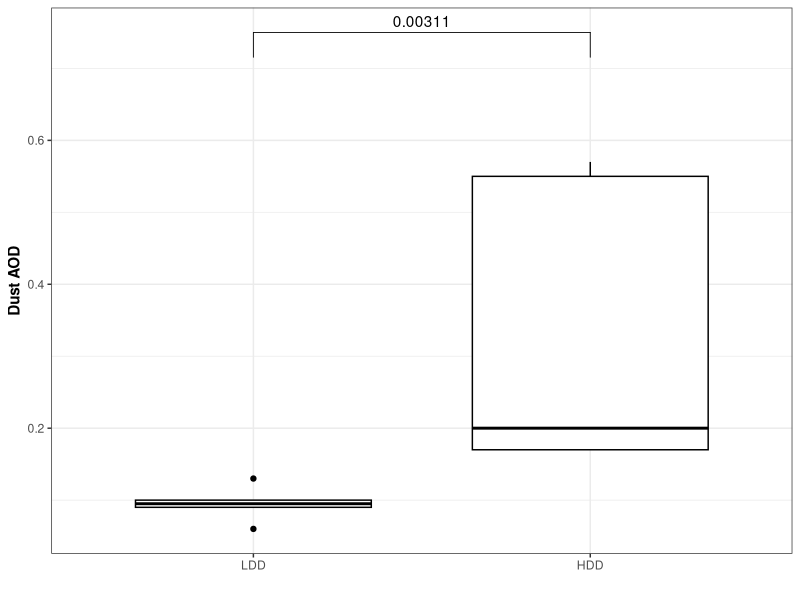

Write the R code that produced this figure. (Note: this script raises an error after producing the figure.)
## ---- chunk 1
library(tidyverse)
library(here)
library(ggpubr)
library(rstatix)
## ---- chunk 2
here<- here::here
rename<- dplyr::rename
select<- dplyr::select
#group_by<- dplyr::group_by
## ---- chunk 3
d1<- read_csv(here("data", "processed_data", "tx_master.csv"))
dust<- read_csv(here("data", "processed_data", "dust", "dust_master.csv"))
## ---- chunk 4
d1<-
  d1 %>%
  filter(date %in% c(as.Date("2022-07-07"):as.Date("2022-07-19")),
         hr_cst %in% "01",
         !date %in% as.Date('2022-07-10')) %>%
  rename("Site" = "site")
## ---- chunk 5
dust<-
  dust %>%
  filter(between(date, as.Date('2022-07-07'), as.Date('2022-07-19'))) %>%
  mutate(dust = case_when(date <= as.Date('2022-07-12') ~ "LDD",
                          date > as.Date('2022-07-12') ~ "HDD"))
## ---- chunk 6
bac<-
  d1 %>%
  select(date, Site, tot_bacteria) %>%
  mutate(
         tot_bacteria = log10(tot_bacteria)) %>%
  mutate(dust = case_when(date <= as.Date('2022-07-12') ~ "LDD",
                          date > as.Date('2022-07-12') ~ "HDD")) %>%
  select(!date) 
## ---- chunk 7
vib<-
  d1 %>%
  select(date, Site, copies_mL) %>%
  mutate(dust = case_when(date <= as.Date('2022-07-12') ~ "LDD",
                          date > as.Date('2022-07-12') ~ "HDD")) %>%
  select(!date) 
## ---- chunk 8
spp<-
  d1 %>%
  select(date, Site, Vc,Vv) %>%
  mutate(dust= case_when(date <= as.Date('2022-07-12') ~ "LDD",
                          date > as.Date('2022-07-12') ~ "HDD")) %>%
  filter(Site %in% "Blind Oso") %>%
  select(!date) 
## ---- chunk 9
cbbPalette <- c("#DDAA33", "#BB5566", "#004488" )
## ---- chunk 10
bxp <- ggboxplot(
  dust, x = "dust", y = "t7sum", 
  palette =cbbPalette)

pwc <-dust %>%
 # group_by(Site) %>%
  wilcox_test(t7sum~ dust, p.adjust.method = "bonferroni")

pwc <- pwc %>% add_xy_position(x = "dust") 

bxp +
  stat_pvalue_manual(
    pwc, 
   # step.group.by = "Site",
    tip.length = 0.05, step.increase = 0.1,
    hide.ns= TRUE,
    y.position = 0.75) +
  
  labs(y = "Dust AOD",
       x = "")+
  theme_bw()+
  theme(legend.position = "none",
        axis.title.y = element_text(face = "bold"))
## ---- chunk 11
bxp <- ggboxplot(
  bac, x = "dust", y = "tot_bacteria", 
  color = "Site", palette =cbbPalette)

pwc <-bac %>%
  group_by(Site) %>%
  wilcox_test(tot_bacteria ~ dust, p.adjust.method = "bonferroni")

pwc <- pwc %>% add_xy_position(x = "dust", group = "Site") 

bxp +
  stat_pvalue_manual(
    pwc, 
    color = "Site", 
    step.group.by = "Site",
    tip.length = 0.05, step.increase = 0.1,
    y.position = 7.8,
    hide.ns= TRUE) +
  
  labs(y = "Total Bacteria (log(copies/mL))",
       x = "")+
  theme_bw()+
  theme(legend.position = "none",
        axis.title.y = element_text(face = "bold"))

## ---- chunk 12
bxp <- ggboxplot(
  vib, x = "dust", y = "copies_mL", 
  color = "Site", palette =cbbPalette)

pwc <- vib %>%
  group_by(Site) %>%
  t_test(copies_mL ~ dust, p.adjust.method = "bonferroni")

pwc <- pwc %>% add_xy_position(x = "dust", group = "Site") 

bxp +
  stat_pvalue_manual(
    pwc, 
    color = "Site", 
    step.group.by = "Site",
    tip.length = 0.05, step.increase = 0.1,
    y.position = c(24000,40000),
    hide.ns= TRUE) +
  
  labs(y = "Total Vibrio (copies/mL)",
       x = "")+
  theme_bw()+
  theme(legend.position = "none",
        axis.title.y = element_text(face = "bold"))
## ---- chunk 13
stat.test <- spp %>%
  #group_by(dust) %>%
  wilcox_test(Vc ~ dust) %>%
  adjust_pvalue(method = "bonferroni") %>%
  add_significance("p.adj")
stat.test

# Create a box plot
bxp <- ggboxplot(
  spp, x = "dust", y = "Vc", 
   color = "#DDAA33")

# Add p-values onto the box plots
stat.test <- stat.test %>%
  add_xy_position(x = "dust", dodge = 0.8)
bxp + stat_pvalue_manual(
  stat.test,  label = "p", tip.length = 0.05
  )

# Add 10% spaces between the p-value labels and the plot border
bxp + stat_pvalue_manual(
  stat.test,  label = "p", tip.length = 0.05,
  y.position = 230, color = "#DDAA33"
  ) +
  scale_y_continuous(expand = expansion(mult = c(0, 0.1)))+
  
  labs(y = "V. cholerae (copies/mL)",
       x = "")+
  theme_bw()+
  theme(legend.position = "none",
        axis.title.y = element_text(face = "bold"))
## ---- chunk 14
stat.test <- spp %>%
  #group_by(dust) %>%
  wilcox_test(Vv ~ dust) %>%
  adjust_pvalue(method = "bonferroni") %>%
  add_significance("p.adj")
stat.test

# Create a box plot
bxp <- ggboxplot(
  spp, x = "dust", y = "Vv", 
   color = "#DDAA33")

# Add p-values onto the box plots
stat.test <- stat.test %>%
  add_xy_position(x = "dust", dodge = 0.8)
bxp + stat_pvalue_manual(
  stat.test,  label = "p", tip.length = 0.05
  )

# Add 10% spaces between the p-value labels and the plot border
bxp + stat_pvalue_manual(
  stat.test,  label = "p", tip.length = 0.05,
  y.position = 230, color = "#DDAA33"
  ) +
  scale_y_continuous(expand = expansion(mult = c(0, 0.1)))+
  
  labs(y = "V. vulnificus (copies/mL)",
       x = "")+
  theme_bw()+
  theme(legend.position = "none",
        axis.title.y = element_text(face = "bold"))

